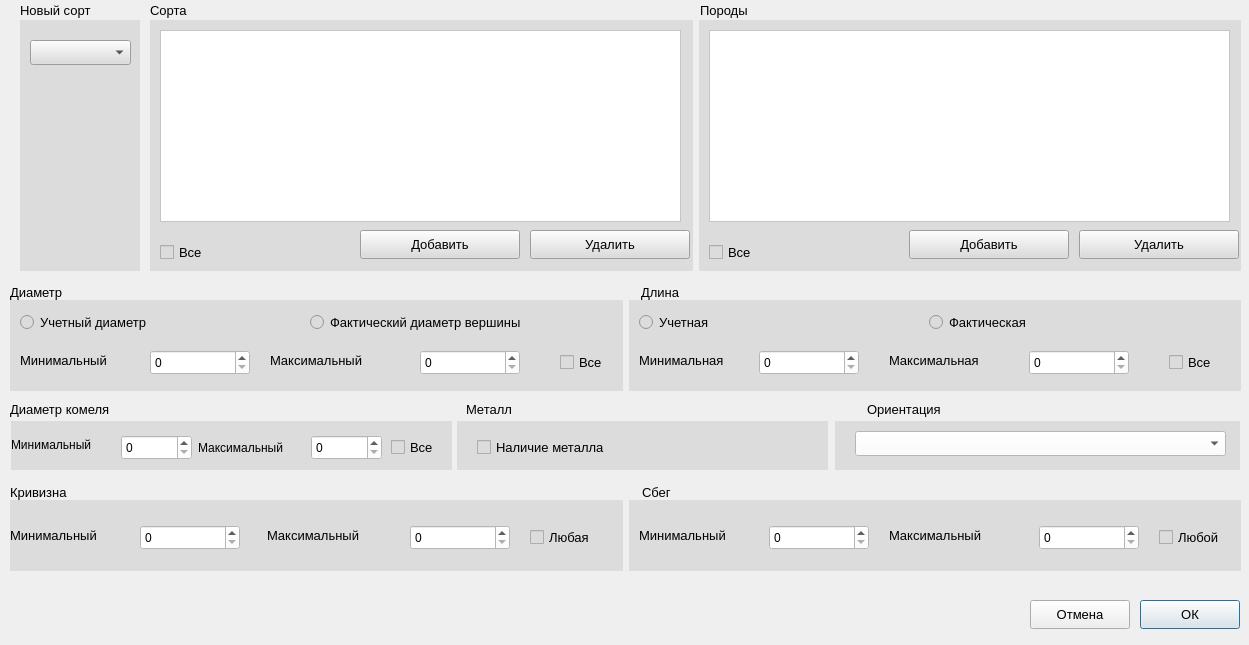
<?xml version="1.0" encoding="UTF-8"?>
<ui version="4.0">
 <class>addRuleWindow</class>
 <widget class="QDialog" name="addRuleWindow">
  <property name="geometry">
   <rect>
    <x>0</x>
    <y>0</y>
    <width>1249</width>
    <height>645</height>
   </rect>
  </property>
  <property name="windowTitle">
   <string>Добавить правило</string>
  </property>
  <widget class="QWidget" name="widget" native="true">
   <property name="geometry">
    <rect>
     <x>20</x>
     <y>20</y>
     <width>120</width>
     <height>251</height>
    </rect>
   </property>
   <property name="styleSheet">
    <string notr="true">background-color: rgb(220, 220, 220);</string>
   </property>
   <widget class="QComboBox" name="comboBox">
    <property name="geometry">
     <rect>
      <x>10</x>
      <y>20</y>
      <width>101</width>
      <height>25</height>
     </rect>
    </property>
   </widget>
  </widget>
  <widget class="QWidget" name="widget_6" native="true">
   <property name="geometry">
    <rect>
     <x>835</x>
     <y>421</y>
     <width>405</width>
     <height>49</height>
    </rect>
   </property>
   <property name="styleSheet">
    <string notr="true">background-color: rgb(220, 220, 220);</string>
   </property>
   <widget class="QComboBox" name="comboBox_2">
    <property name="geometry">
     <rect>
      <x>20</x>
      <y>10</y>
      <width>371</width>
      <height>25</height>
     </rect>
    </property>
    <property name="styleSheet">
     <string notr="true">background-color: rgb(255, 255, 255);</string>
    </property>
   </widget>
  </widget>
  <widget class="QWidget" name="widget_9" native="true">
   <property name="geometry">
    <rect>
     <x>11</x>
     <y>421</y>
     <width>441</width>
     <height>49</height>
    </rect>
   </property>
   <property name="styleSheet">
    <string notr="true">background-color: rgb(220, 220, 220);</string>
   </property>
   <widget class="QLabel" name="label_13">
    <property name="geometry">
     <rect>
      <x>0</x>
      <y>14</y>
      <width>111</width>
      <height>20</height>
     </rect>
    </property>
    <property name="font">
     <font>
      <pointsize>9</pointsize>
     </font>
    </property>
    <property name="text">
     <string>Минимальный</string>
    </property>
   </widget>
   <widget class="QLabel" name="label_19">
    <property name="geometry">
     <rect>
      <x>187</x>
      <y>14</y>
      <width>111</width>
      <height>25</height>
     </rect>
    </property>
    <property name="font">
     <font>
      <pointsize>9</pointsize>
     </font>
    </property>
    <property name="text">
     <string>Максимальный</string>
    </property>
   </widget>
   <widget class="QSpinBox" name="spinBox_5">
    <property name="geometry">
     <rect>
      <x>110</x>
      <y>14</y>
      <width>71</width>
      <height>25</height>
     </rect>
    </property>
    <property name="styleSheet">
     <string notr="true">background-color: rgb(255, 255, 255);</string>
    </property>
   </widget>
   <widget class="QSpinBox" name="spinBox_6">
    <property name="geometry">
     <rect>
      <x>300</x>
      <y>14</y>
      <width>71</width>
      <height>25</height>
     </rect>
    </property>
    <property name="styleSheet">
     <string notr="true">background-color: rgb(255, 255, 255);</string>
    </property>
   </widget>
   <widget class="QCheckBox" name="checkBox_6">
    <property name="geometry">
     <rect>
      <x>380</x>
      <y>14</y>
      <width>51</width>
      <height>24</height>
     </rect>
    </property>
    <property name="font">
     <font>
      <pointsize>10</pointsize>
     </font>
    </property>
    <property name="text">
     <string>Все</string>
    </property>
   </widget>
  </widget>
  <widget class="QWidget" name="widget_10" native="true">
   <property name="geometry">
    <rect>
     <x>457</x>
     <y>421</y>
     <width>371</width>
     <height>49</height>
    </rect>
   </property>
   <property name="styleSheet">
    <string notr="true">background-color: rgb(220, 220, 220);</string>
   </property>
   <widget class="QCheckBox" name="checkBox_10">
    <property name="geometry">
     <rect>
      <x>20</x>
      <y>14</y>
      <width>171</width>
      <height>24</height>
     </rect>
    </property>
    <property name="font">
     <font>
      <pointsize>10</pointsize>
     </font>
    </property>
    <property name="text">
     <string>Наличие металла</string>
    </property>
   </widget>
  </widget>
  <widget class="QPushButton" name="pushButton_7">
   <property name="geometry">
    <rect>
     <x>1140</x>
     <y>600</y>
     <width>100</width>
     <height>29</height>
    </rect>
   </property>
   <property name="font">
    <font>
     <pointsize>10</pointsize>
    </font>
   </property>
   <property name="text">
    <string>ОК</string>
   </property>
  </widget>
  <widget class="QPushButton" name="pushButton_8">
   <property name="geometry">
    <rect>
     <x>1030</x>
     <y>600</y>
     <width>100</width>
     <height>29</height>
    </rect>
   </property>
   <property name="font">
    <font>
     <pointsize>10</pointsize>
    </font>
   </property>
   <property name="text">
    <string>Отмена</string>
   </property>
  </widget>
  <widget class="QLabel" name="label_3">
   <property name="geometry">
    <rect>
     <x>20</x>
     <y>0</y>
     <width>101</width>
     <height>20</height>
    </rect>
   </property>
   <property name="font">
    <font>
     <pointsize>10</pointsize>
    </font>
   </property>
   <property name="text">
    <string>Новый сорт</string>
   </property>
  </widget>
  <widget class="QLabel" name="label_4">
   <property name="geometry">
    <rect>
     <x>150</x>
     <y>0</y>
     <width>51</width>
     <height>20</height>
    </rect>
   </property>
   <property name="font">
    <font>
     <pointsize>10</pointsize>
    </font>
   </property>
   <property name="text">
    <string>Сорта</string>
   </property>
  </widget>
  <widget class="QLabel" name="label_5">
   <property name="geometry">
    <rect>
     <x>700</x>
     <y>0</y>
     <width>71</width>
     <height>20</height>
    </rect>
   </property>
   <property name="font">
    <font>
     <pointsize>10</pointsize>
    </font>
   </property>
   <property name="text">
    <string>Породы</string>
   </property>
  </widget>
  <widget class="QWidget" name="">
   <property name="geometry">
    <rect>
     <x>150</x>
     <y>20</y>
     <width>1091</width>
     <height>251</height>
    </rect>
   </property>
   <layout class="QHBoxLayout" name="horizontalLayout">
    <item>
     <widget class="QWidget" name="widget_2" native="true">
      <property name="styleSheet">
       <string notr="true">background-color: rgb(220, 220, 220);</string>
      </property>
      <widget class="QPushButton" name="pushButton_3">
       <property name="geometry">
        <rect>
         <x>380</x>
         <y>210</y>
         <width>160</width>
         <height>29</height>
        </rect>
       </property>
       <property name="font">
        <font>
         <pointsize>10</pointsize>
        </font>
       </property>
       <property name="text">
        <string>Удалить</string>
       </property>
      </widget>
      <widget class="QPushButton" name="pushButton_4">
       <property name="geometry">
        <rect>
         <x>210</x>
         <y>210</y>
         <width>160</width>
         <height>29</height>
        </rect>
       </property>
       <property name="font">
        <font>
         <pointsize>10</pointsize>
        </font>
       </property>
       <property name="text">
        <string>Добавить</string>
       </property>
      </widget>
      <widget class="QTableView" name="tableView">
       <property name="geometry">
        <rect>
         <x>10</x>
         <y>10</y>
         <width>521</width>
         <height>192</height>
        </rect>
       </property>
       <property name="styleSheet">
        <string notr="true">background-color: rgb(255, 255, 255);</string>
       </property>
      </widget>
      <widget class="QCheckBox" name="checkBox_4">
       <property name="geometry">
        <rect>
         <x>10</x>
         <y>220</y>
         <width>51</width>
         <height>24</height>
        </rect>
       </property>
       <property name="font">
        <font>
         <pointsize>10</pointsize>
        </font>
       </property>
       <property name="text">
        <string>Все</string>
       </property>
      </widget>
     </widget>
    </item>
    <item>
     <widget class="QWidget" name="widget_3" native="true">
      <property name="styleSheet">
       <string notr="true">background-color: rgb(220, 220, 220);</string>
      </property>
      <widget class="QPushButton" name="pushButton_5">
       <property name="geometry">
        <rect>
         <x>380</x>
         <y>210</y>
         <width>160</width>
         <height>29</height>
        </rect>
       </property>
       <property name="font">
        <font>
         <pointsize>10</pointsize>
        </font>
       </property>
       <property name="text">
        <string>Удалить</string>
       </property>
      </widget>
      <widget class="QPushButton" name="pushButton_6">
       <property name="geometry">
        <rect>
         <x>210</x>
         <y>210</y>
         <width>160</width>
         <height>29</height>
        </rect>
       </property>
       <property name="font">
        <font>
         <pointsize>10</pointsize>
        </font>
       </property>
       <property name="text">
        <string>Добавить</string>
       </property>
      </widget>
      <widget class="QTableView" name="tableView_2">
       <property name="geometry">
        <rect>
         <x>10</x>
         <y>10</y>
         <width>521</width>
         <height>192</height>
        </rect>
       </property>
       <property name="styleSheet">
        <string notr="true">background-color: rgb(255, 255, 255);</string>
       </property>
      </widget>
      <widget class="QCheckBox" name="checkBox_5">
       <property name="geometry">
        <rect>
         <x>10</x>
         <y>220</y>
         <width>51</width>
         <height>24</height>
        </rect>
       </property>
       <property name="font">
        <font>
         <pointsize>10</pointsize>
        </font>
       </property>
       <property name="text">
        <string>Все</string>
       </property>
      </widget>
     </widget>
    </item>
   </layout>
  </widget>
  <widget class="QWidget" name="">
   <property name="geometry">
    <rect>
     <x>10</x>
     <y>500</y>
     <width>1231</width>
     <height>71</height>
    </rect>
   </property>
   <layout class="QHBoxLayout" name="horizontalLayout_4">
    <item>
     <widget class="QWidget" name="widget_8" native="true">
      <property name="styleSheet">
       <string notr="true">background-color: rgb(220, 220, 220);</string>
      </property>
      <widget class="QCheckBox" name="checkBox_7">
       <property name="geometry">
        <rect>
         <x>520</x>
         <y>25</y>
         <width>81</width>
         <height>24</height>
        </rect>
       </property>
       <property name="font">
        <font>
         <pointsize>10</pointsize>
        </font>
       </property>
       <property name="text">
        <string>Любая</string>
       </property>
      </widget>
      <widget class="QLabel" name="label_14">
       <property name="geometry">
        <rect>
         <x>0</x>
         <y>25</y>
         <width>121</width>
         <height>20</height>
        </rect>
       </property>
       <property name="font">
        <font>
         <pointsize>10</pointsize>
        </font>
       </property>
       <property name="text">
        <string>Минимальный</string>
       </property>
      </widget>
      <widget class="QLabel" name="label_17">
       <property name="geometry">
        <rect>
         <x>257</x>
         <y>25</y>
         <width>121</width>
         <height>20</height>
        </rect>
       </property>
       <property name="font">
        <font>
         <pointsize>10</pointsize>
        </font>
       </property>
       <property name="text">
        <string>Максимальный</string>
       </property>
      </widget>
      <widget class="QSpinBox" name="spinBox_7">
       <property name="geometry">
        <rect>
         <x>400</x>
         <y>25</y>
         <width>100</width>
         <height>25</height>
        </rect>
       </property>
       <property name="styleSheet">
        <string notr="true">background-color: rgb(255, 255, 255);</string>
       </property>
      </widget>
      <widget class="QSpinBox" name="spinBox_8">
       <property name="geometry">
        <rect>
         <x>130</x>
         <y>25</y>
         <width>100</width>
         <height>25</height>
        </rect>
       </property>
       <property name="styleSheet">
        <string notr="true">background-color: rgb(255, 255, 255);</string>
       </property>
      </widget>
     </widget>
    </item>
    <item>
     <widget class="QWidget" name="widget_7" native="true">
      <property name="styleSheet">
       <string notr="true">background-color: rgb(220, 220, 220);</string>
      </property>
      <widget class="QCheckBox" name="checkBox_8">
       <property name="geometry">
        <rect>
         <x>530</x>
         <y>25</y>
         <width>81</width>
         <height>24</height>
        </rect>
       </property>
       <property name="font">
        <font>
         <pointsize>10</pointsize>
        </font>
       </property>
       <property name="text">
        <string>Любой</string>
       </property>
      </widget>
      <widget class="QSpinBox" name="spinBox_9">
       <property name="geometry">
        <rect>
         <x>410</x>
         <y>25</y>
         <width>100</width>
         <height>25</height>
        </rect>
       </property>
       <property name="styleSheet">
        <string notr="true">background-color: rgb(255, 255, 255);</string>
       </property>
      </widget>
      <widget class="QLabel" name="label_20">
       <property name="geometry">
        <rect>
         <x>260</x>
         <y>25</y>
         <width>121</width>
         <height>20</height>
        </rect>
       </property>
       <property name="font">
        <font>
         <pointsize>10</pointsize>
        </font>
       </property>
       <property name="text">
        <string>Максимальный</string>
       </property>
      </widget>
      <widget class="QLabel" name="label_21">
       <property name="geometry">
        <rect>
         <x>10</x>
         <y>25</y>
         <width>121</width>
         <height>20</height>
        </rect>
       </property>
       <property name="font">
        <font>
         <pointsize>10</pointsize>
        </font>
       </property>
       <property name="text">
        <string>Минимальный</string>
       </property>
      </widget>
      <widget class="QSpinBox" name="spinBox_10">
       <property name="geometry">
        <rect>
         <x>140</x>
         <y>25</y>
         <width>100</width>
         <height>25</height>
        </rect>
       </property>
       <property name="styleSheet">
        <string notr="true">background-color: rgb(255, 255, 255);</string>
       </property>
      </widget>
     </widget>
    </item>
   </layout>
  </widget>
  <widget class="QWidget" name="">
   <property name="geometry">
    <rect>
     <x>10</x>
     <y>300</y>
     <width>1231</width>
     <height>91</height>
    </rect>
   </property>
   <layout class="QHBoxLayout" name="horizontalLayout_2">
    <item>
     <widget class="QWidget" name="widget_4" native="true">
      <property name="styleSheet">
       <string notr="true">background-color: rgb(220, 220, 220);</string>
      </property>
      <widget class="QRadioButton" name="radioButton_5">
       <property name="geometry">
        <rect>
         <x>300</x>
         <y>10</y>
         <width>281</width>
         <height>24</height>
        </rect>
       </property>
       <property name="font">
        <font>
         <pointsize>10</pointsize>
        </font>
       </property>
       <property name="text">
        <string>Фактический диаметр вершины</string>
       </property>
      </widget>
      <widget class="QRadioButton" name="radioButton_6">
       <property name="geometry">
        <rect>
         <x>10</x>
         <y>10</y>
         <width>161</width>
         <height>24</height>
        </rect>
       </property>
       <property name="font">
        <font>
         <pointsize>10</pointsize>
        </font>
       </property>
       <property name="text">
        <string>Учетный диаметр</string>
       </property>
      </widget>
      <widget class="QCheckBox" name="checkBox_3">
       <property name="geometry">
        <rect>
         <x>550</x>
         <y>50</y>
         <width>51</width>
         <height>24</height>
        </rect>
       </property>
       <property name="font">
        <font>
         <pointsize>10</pointsize>
        </font>
       </property>
       <property name="text">
        <string>Все</string>
       </property>
      </widget>
      <widget class="QLabel" name="label_11">
       <property name="geometry">
        <rect>
         <x>10</x>
         <y>50</y>
         <width>121</width>
         <height>20</height>
        </rect>
       </property>
       <property name="font">
        <font>
         <pointsize>10</pointsize>
        </font>
       </property>
       <property name="text">
        <string>Минимальный</string>
       </property>
      </widget>
      <widget class="QLabel" name="label_15">
       <property name="geometry">
        <rect>
         <x>260</x>
         <y>50</y>
         <width>121</width>
         <height>20</height>
        </rect>
       </property>
       <property name="font">
        <font>
         <pointsize>10</pointsize>
        </font>
       </property>
       <property name="text">
        <string>Максимальный</string>
       </property>
      </widget>
      <widget class="QLabel" name="label_16">
       <property name="geometry">
        <rect>
         <x>250</x>
         <y>230</y>
         <width>121</width>
         <height>20</height>
        </rect>
       </property>
       <property name="font">
        <font>
         <pointsize>10</pointsize>
        </font>
       </property>
       <property name="text">
        <string>Минимальный</string>
       </property>
      </widget>
      <widget class="QSpinBox" name="spinBox">
       <property name="geometry">
        <rect>
         <x>140</x>
         <y>50</y>
         <width>100</width>
         <height>25</height>
        </rect>
       </property>
       <property name="styleSheet">
        <string notr="true">background-color: rgb(255, 255, 255);</string>
       </property>
      </widget>
      <widget class="QSpinBox" name="spinBox_2">
       <property name="geometry">
        <rect>
         <x>410</x>
         <y>50</y>
         <width>100</width>
         <height>25</height>
        </rect>
       </property>
       <property name="styleSheet">
        <string notr="true">background-color: rgb(255, 255, 255);</string>
       </property>
      </widget>
     </widget>
    </item>
    <item>
     <widget class="QWidget" name="widget_5" native="true">
      <property name="styleSheet">
       <string notr="true">background-color: rgb(220, 220, 220);</string>
      </property>
      <widget class="QRadioButton" name="radioButton_3">
       <property name="geometry">
        <rect>
         <x>10</x>
         <y>10</y>
         <width>107</width>
         <height>24</height>
        </rect>
       </property>
       <property name="font">
        <font>
         <pointsize>10</pointsize>
        </font>
       </property>
       <property name="text">
        <string>Учетная</string>
       </property>
      </widget>
      <widget class="QRadioButton" name="radioButton_4">
       <property name="geometry">
        <rect>
         <x>300</x>
         <y>10</y>
         <width>131</width>
         <height>24</height>
        </rect>
       </property>
       <property name="font">
        <font>
         <pointsize>10</pointsize>
        </font>
       </property>
       <property name="text">
        <string>Фактическая</string>
       </property>
      </widget>
      <widget class="QCheckBox" name="checkBox_9">
       <property name="geometry">
        <rect>
         <x>540</x>
         <y>50</y>
         <width>51</width>
         <height>24</height>
        </rect>
       </property>
       <property name="font">
        <font>
         <pointsize>10</pointsize>
        </font>
       </property>
       <property name="text">
        <string>Все</string>
       </property>
      </widget>
      <widget class="QLabel" name="label_12">
       <property name="geometry">
        <rect>
         <x>10</x>
         <y>50</y>
         <width>121</width>
         <height>20</height>
        </rect>
       </property>
       <property name="font">
        <font>
         <pointsize>10</pointsize>
        </font>
       </property>
       <property name="text">
        <string>Минимальная</string>
       </property>
      </widget>
      <widget class="QLabel" name="label_18">
       <property name="geometry">
        <rect>
         <x>260</x>
         <y>50</y>
         <width>121</width>
         <height>20</height>
        </rect>
       </property>
       <property name="font">
        <font>
         <pointsize>10</pointsize>
        </font>
       </property>
       <property name="text">
        <string>Максимальная</string>
       </property>
      </widget>
      <widget class="QSpinBox" name="spinBox_3">
       <property name="geometry">
        <rect>
         <x>130</x>
         <y>50</y>
         <width>100</width>
         <height>25</height>
        </rect>
       </property>
       <property name="styleSheet">
        <string notr="true">background-color: rgb(255, 255, 255);</string>
       </property>
      </widget>
      <widget class="QSpinBox" name="spinBox_4">
       <property name="geometry">
        <rect>
         <x>400</x>
         <y>50</y>
         <width>100</width>
         <height>25</height>
        </rect>
       </property>
       <property name="styleSheet">
        <string notr="true">background-color: rgb(255, 255, 255);</string>
       </property>
      </widget>
     </widget>
    </item>
   </layout>
  </widget>
  <widget class="QWidget" name="">
   <property name="geometry">
    <rect>
     <x>10</x>
     <y>480</y>
     <width>661</width>
     <height>25</height>
    </rect>
   </property>
   <layout class="QHBoxLayout" name="horizontalLayout_5">
    <item>
     <widget class="QLabel" name="label_9">
      <property name="font">
       <font>
        <pointsize>10</pointsize>
       </font>
      </property>
      <property name="text">
       <string>Кривизна</string>
      </property>
     </widget>
    </item>
    <item>
     <spacer name="horizontalSpacer">
      <property name="orientation">
       <enum>Qt::Horizontal</enum>
      </property>
      <property name="sizeHint" stdset="0">
       <size>
        <width>40</width>
        <height>20</height>
       </size>
      </property>
     </spacer>
    </item>
    <item>
     <widget class="QLabel" name="label_10">
      <property name="font">
       <font>
        <pointsize>10</pointsize>
       </font>
      </property>
      <property name="text">
       <string>Сбег</string>
      </property>
     </widget>
    </item>
   </layout>
  </widget>
  <widget class="QWidget" name="">
   <property name="geometry">
    <rect>
     <x>10</x>
     <y>280</y>
     <width>671</width>
     <height>25</height>
    </rect>
   </property>
   <layout class="QHBoxLayout" name="horizontalLayout_6">
    <item>
     <widget class="QLabel" name="label">
      <property name="font">
       <font>
        <pointsize>10</pointsize>
       </font>
      </property>
      <property name="text">
       <string>Диаметр</string>
      </property>
     </widget>
    </item>
    <item>
     <spacer name="horizontalSpacer_2">
      <property name="orientation">
       <enum>Qt::Horizontal</enum>
      </property>
      <property name="sizeHint" stdset="0">
       <size>
        <width>40</width>
        <height>20</height>
       </size>
      </property>
     </spacer>
    </item>
    <item>
     <widget class="QLabel" name="label_2">
      <property name="font">
       <font>
        <pointsize>10</pointsize>
       </font>
      </property>
      <property name="text">
       <string>Длина</string>
      </property>
     </widget>
    </item>
   </layout>
  </widget>
  <widget class="QWidget" name="">
   <property name="geometry">
    <rect>
     <x>10</x>
     <y>397</y>
     <width>931</width>
     <height>25</height>
    </rect>
   </property>
   <layout class="QHBoxLayout" name="horizontalLayout_7">
    <item>
     <widget class="QLabel" name="label_6">
      <property name="font">
       <font>
        <pointsize>10</pointsize>
       </font>
      </property>
      <property name="text">
       <string>Диаметр комеля</string>
      </property>
     </widget>
    </item>
    <item>
     <spacer name="horizontalSpacer_3">
      <property name="orientation">
       <enum>Qt::Horizontal</enum>
      </property>
      <property name="sizeHint" stdset="0">
       <size>
        <width>40</width>
        <height>20</height>
       </size>
      </property>
     </spacer>
    </item>
    <item>
     <widget class="QLabel" name="label_7">
      <property name="font">
       <font>
        <pointsize>10</pointsize>
       </font>
      </property>
      <property name="text">
       <string>Металл</string>
      </property>
     </widget>
    </item>
    <item>
     <spacer name="horizontalSpacer_4">
      <property name="orientation">
       <enum>Qt::Horizontal</enum>
      </property>
      <property name="sizeHint" stdset="0">
       <size>
        <width>40</width>
        <height>20</height>
       </size>
      </property>
     </spacer>
    </item>
    <item>
     <widget class="QLabel" name="label_8">
      <property name="font">
       <font>
        <pointsize>10</pointsize>
       </font>
      </property>
      <property name="text">
       <string>Ориентация</string>
      </property>
     </widget>
    </item>
   </layout>
  </widget>
 </widget>
 <resources/>
 <connections/>
</ui>
